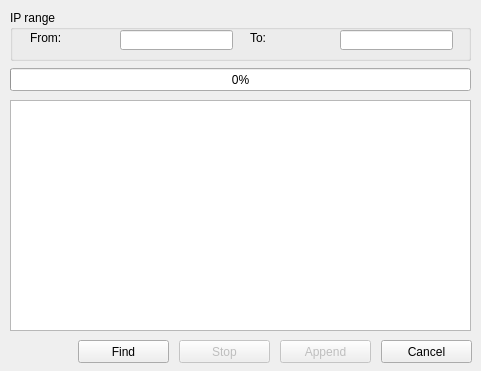
<?xml version="1.0" encoding="UTF-8"?>
<ui version="4.0">
 <class>Dialog</class>
 <widget class="QDialog" name="Dialog">
  <property name="geometry">
   <rect>
    <x>0</x>
    <y>0</y>
    <width>481</width>
    <height>371</height>
   </rect>
  </property>
  <property name="minimumSize">
   <size>
    <width>481</width>
    <height>371</height>
   </size>
  </property>
  <property name="maximumSize">
   <size>
    <width>481</width>
    <height>371</height>
   </size>
  </property>
  <property name="windowTitle">
   <string>USBIPManager - Auto find</string>
  </property>
  <property name="locale">
   <locale language="English" country="UnitedStates"/>
  </property>
  <widget class="QGroupBox" name="settings_box">
   <property name="geometry">
    <rect>
     <x>10</x>
     <y>10</y>
     <width>461</width>
     <height>51</height>
    </rect>
   </property>
   <property name="title">
    <string>IP range</string>
   </property>
   <widget class="QLineEdit" name="range_from">
    <property name="geometry">
     <rect>
      <x>110</x>
      <y>20</y>
      <width>113</width>
      <height>20</height>
     </rect>
    </property>
   </widget>
   <widget class="QLineEdit" name="range_to">
    <property name="geometry">
     <rect>
      <x>330</x>
      <y>20</y>
      <width>113</width>
      <height>20</height>
     </rect>
    </property>
   </widget>
   <widget class="QLabel" name="range_from_label">
    <property name="geometry">
     <rect>
      <x>20</x>
      <y>20</y>
      <width>91</width>
      <height>16</height>
     </rect>
    </property>
    <property name="text">
     <string>From:</string>
    </property>
   </widget>
   <widget class="QLabel" name="range_to_label">
    <property name="geometry">
     <rect>
      <x>240</x>
      <y>20</y>
      <width>91</width>
      <height>16</height>
     </rect>
    </property>
    <property name="text">
     <string>To:</string>
    </property>
   </widget>
  </widget>
  <widget class="QPushButton" name="append_button">
   <property name="enabled">
    <bool>false</bool>
   </property>
   <property name="geometry">
    <rect>
     <x>280</x>
     <y>340</y>
     <width>91</width>
     <height>23</height>
    </rect>
   </property>
   <property name="text">
    <string>Append</string>
   </property>
   <property name="autoDefault">
    <bool>false</bool>
   </property>
  </widget>
  <widget class="QPushButton" name="cancel_button">
   <property name="geometry">
    <rect>
     <x>381</x>
     <y>340</y>
     <width>91</width>
     <height>23</height>
    </rect>
   </property>
   <property name="text">
    <string>Cancel</string>
   </property>
   <property name="autoDefault">
    <bool>false</bool>
   </property>
  </widget>
  <widget class="QPushButton" name="stop_button">
   <property name="enabled">
    <bool>false</bool>
   </property>
   <property name="geometry">
    <rect>
     <x>179</x>
     <y>340</y>
     <width>91</width>
     <height>23</height>
    </rect>
   </property>
   <property name="text">
    <string>Stop</string>
   </property>
   <property name="autoDefault">
    <bool>false</bool>
   </property>
  </widget>
  <widget class="QProgressBar" name="progress_bar">
   <property name="geometry">
    <rect>
     <x>10</x>
     <y>68</y>
     <width>461</width>
     <height>23</height>
    </rect>
   </property>
   <property name="value">
    <number>0</number>
   </property>
  </widget>
  <widget class="QPushButton" name="find_button">
   <property name="geometry">
    <rect>
     <x>78</x>
     <y>340</y>
     <width>91</width>
     <height>23</height>
    </rect>
   </property>
   <property name="text">
    <string>Find</string>
   </property>
   <property name="autoDefault">
    <bool>false</bool>
   </property>
  </widget>
  <widget class="QListWidget" name="search_result">
   <property name="geometry">
    <rect>
     <x>10</x>
     <y>100</y>
     <width>461</width>
     <height>231</height>
    </rect>
   </property>
  </widget>
 </widget>
 <tabstops>
  <tabstop>range_from</tabstop>
  <tabstop>range_to</tabstop>
  <tabstop>find_button</tabstop>
  <tabstop>stop_button</tabstop>
  <tabstop>append_button</tabstop>
  <tabstop>cancel_button</tabstop>
 </tabstops>
 <resources/>
 <connections/>
</ui>
